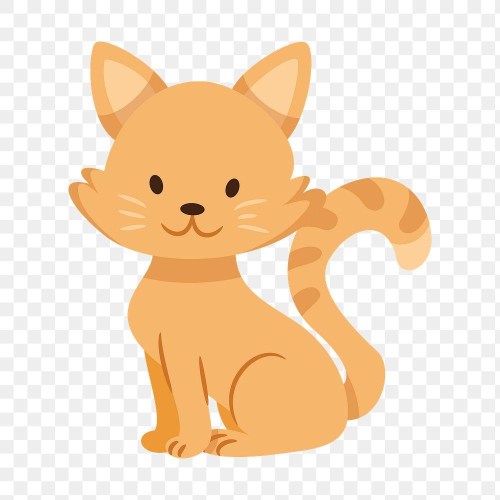
#> input picture GraphicsPractice/source/без фона.jpg, 1000 x 1000 px (shown at 1/2 size); its folder holds only this picture in this run
$ python lesson_12.py
#> lines starting #> are read from the running program, lines starting #| are printed output that depends on the picture
import os
import time
from PIL import Image

SRC_DIR = "source"
DST_DIR = "output/batch"
TARGET_SIZE = (256, 256)


def batch_process(src_dir: str = SRC_DIR, dst_dir: str = DST_DIR) -> None:
#> called with src_dir = 'source', dst_dir = 'output/batch'
    start_time = time.perf_counter()

    if not os.path.isdir(src_dir):
        print(f"Папка '{src_dir}' не найдена.")
        return

    os.makedirs(dst_dir, exist_ok=True)

    # Берём только файлы из директории source (без подпапок)
    entries = sorted(
        name for name in os.listdir(src_dir)
        if os.path.isfile(os.path.join(src_dir, name))
    )
    total = len(entries)

    if total == 0:
        print(f"В папке '{src_dir}' нет файлов для обработки.")
        return

    processed = 0

    for name in entries:
        src_path = os.path.join(src_dir, name)
        stem, _ = os.path.splitext(name)
        dst_path = os.path.join(dst_dir, f"{stem}_256.png")

        try:
            with Image.open(src_path) as raw_img:
#> raw_img is the input picture: PIL image 1000x1000 RGB; mean R, G, B 244.9, 222.9, 198
                img = raw_img.convert("RGBA")
                img.thumbnail(TARGET_SIZE, Image.Resampling.LANCZOS)
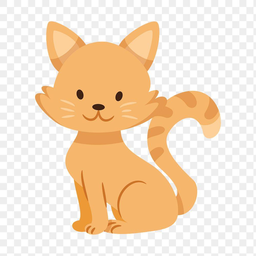
#> img: PIL image 256x256 RGBA; mean R, G, B, A 244.8, 222.9, 197.9, 255
                img.save(dst_path, format="PNG")

            processed += 1
            print(f"Обработано {processed} из {total}")
        except OSError:
            print(f"Пропущен: {name}")

    elapsed = time.perf_counter() - start_time
    print(f"Готово. Успешно обработано: {processed} из {total}. Время работы: {elapsed:.4f} с")


if __name__ == "__main__":
    batch_process()

$ run again, on GraphicsPractice/source/папка.jpg
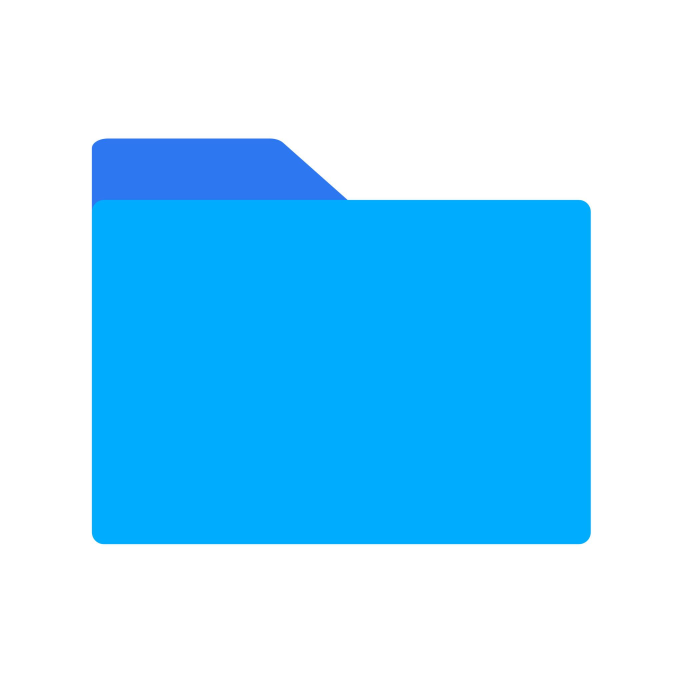
#> input picture GraphicsPractice/source/папка.jpg, 2048 x 2048 px (shown at 1/3 size)
#> in batch_process, raw_img is the input picture: PIL image 2048x2048 RGB; mean R, G, B 155, 220.5, 254.1
#> in batch_process, `img.thumbnail(TARGET_SIZE, Image.Resampling.LANCZOS)`:
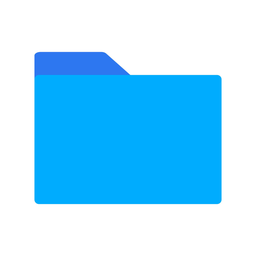
#> img: PIL image 256x256 RGBA; mean R, G, B, A 155, 220.4, 254.1, 255
